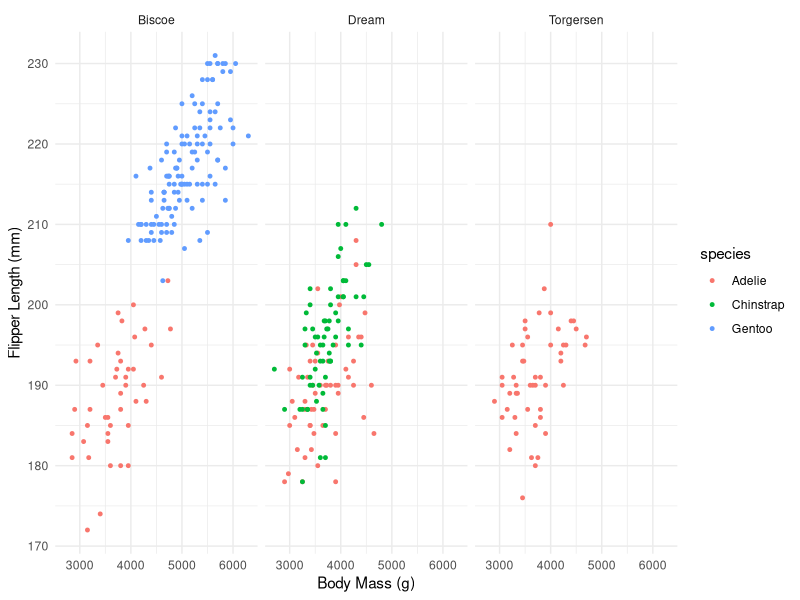

Source code (R):
## ---- chunk 1
knitr::opts_chunk$set(echo = TRUE)
library(tidyverse)
library(palmerpenguins)
## ---- chunk 2
##head(penguins)
##glimpse(penguins)
##tail(penguins)
## ---- chunk 3
ggplot(data = penguins, aes(x = body_mass_g, y = flipper_length_mm)) +
  geom_point(aes(color = species), size = 1) + ##only include stuff related to variables within aes, otherwise put things outside of aes
  facet_wrap(~island) + ##separates into 1 graph per island
  theme_minimal() +
  labs(x = "Body Mass (g)",
       y = "Flipper Length (mm)")
